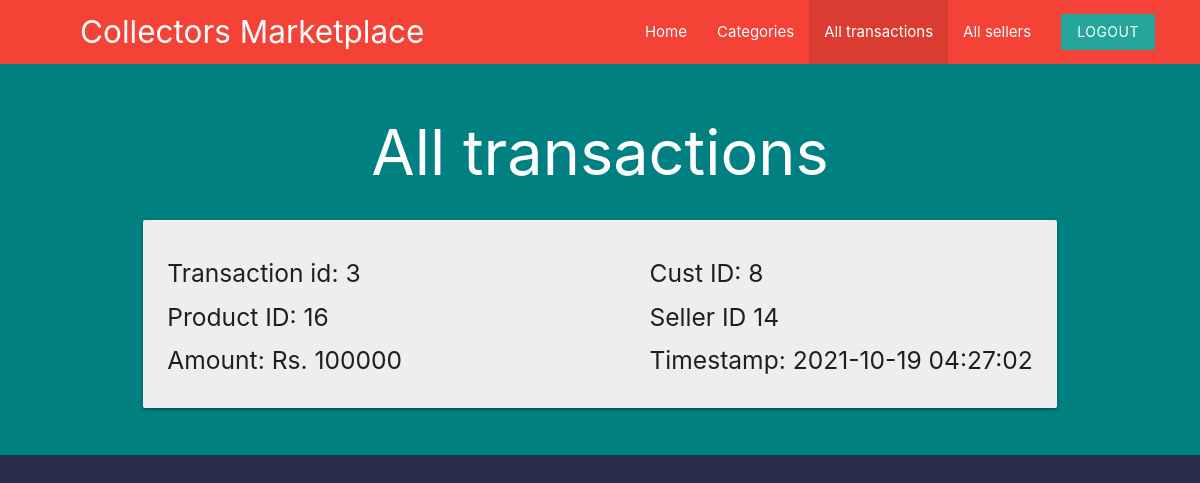
Screenshot of /admin/all_transactions.php (signed in) with the database file from the repository.
### tables this page shows
CREATE TABLE `transactions` (
  `cust_id` int(5) NOT NULL,
  `seller_id` int(5) NOT NULL,
  `timestamp` timestamp NOT NULL DEFAULT current_timestamp(),
  `trans_id` int(10) NOT NULL,
  `product_id` int(5) NOT NULL,
  `Total` int(11) NOT NULL
);

### admin/all_transactions.php (the view, shortened to what this page needs)
<?php
    include("../templates/database_conn.php");
    $sql1="SELECT * FROM `transactions` order by `timestamp` desc";
    $res1=mysqli_query($con,$sql1);
    $rows1 = mysqli_fetch_all($res1, MYSQLI_ASSOC);
?>
<!DOCTYPE html>
<html lang="en">
<head>
    <link rel="stylesheet" href="https://cdnjs.cloudflare.com/ajax/libs/materialize/1.0.0/css/materialize.min.css">
    <link rel="stylesheet" href="../templates/stylesheet.css">
</head>
<body style="background-color:#2b2e4a;" >
<nav class="red z-depth-0" style="padding-right: 30px;padding-left: 80px;">
		<div>
			<a href="#" class="brand-logo brand-text hide-on-med-and-down">Collectors Marketplace</a>
            <ul id="nav-mobile" class="right">
                <li><a href="adminpage.php">Home</a></li>
                <li><a href="admin_categories.php">Categories</a></li>
                <li  class="active"><a href="all_transactions.php">All transactions</a></li>
                <li><a href="All_sellers.php">All sellers</a></li>
				<li><a href="admin_logout.php" class="btn brand z-depth-0">Logout</a></li>
		    </ul>
		</div>
        <br>
</nav>
<div class="blackbgbg">
    <div class="container">
    <section>
    <div class="row">
        <h1 class="white-text center">All transactions</h1>
            <?php foreach($rows1 as $c){ ?>
                <div class="col s12 md6">
  				    <div class="card grey lighten-3">
                        <div class="card-content">
                        <div class="right">
                            <h5>Cust ID: <?php echo htmlspecialchars($c['cust_id']); ?></h5>
                            <h5>Seller ID <?php echo htmlspecialchars($c['seller_id']); ?></h5>
                            <h5>Timestamp: <?php echo htmlspecialchars($c['timestamp']);?></h5>
                        </div>
                            <h5>Transaction id: <?php echo htmlspecialchars($c['trans_id']);?></h5>
                            <h5>Product ID: <?php echo htmlspecialchars($c['product_id']);?></h5>
                            <h5>Amount: Rs. <?php echo htmlspecialchars($c['Total']);?></h5>
                        </div>
                    </div>
                </div>
            <?php } ?>
        </div>
    </div>
</div>
</body>
</html>

### templates/stylesheet.css (style rules this page uses)
.container { width: 80%; margin: 0 auto; border: none; padding: 1%; }
.blackbgbg { background-color: teal; }

### rows the page displays
transactions: cust "8", seller "14", timestamp "2021-10-19 04:27:02", trans_id "3", product "16", Total "100000"
